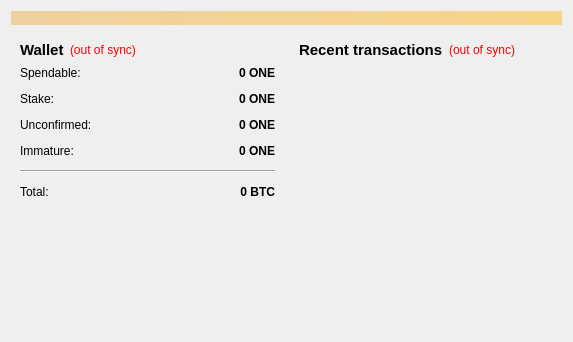
<?xml version="1.0" encoding="UTF-8"?>
<ui version="4.0">
 <class>OverviewPage</class>
 <widget class="QWidget" name="OverviewPage">
  <property name="geometry">
   <rect>
    <x>0</x>
    <y>0</y>
    <width>573</width>
    <height>342</height>
   </rect>
  </property>
  <property name="windowTitle">
   <string>Form</string>
  </property>
  <layout class="QVBoxLayout" name="topLayout">
   <item>
    <widget class="QLabel" name="labelAlerts">
     <property name="visible">
      <bool>false</bool>
     </property>
     <property name="styleSheet">
      <string notr="true">background-color: qlineargradient(x1: 0, y1: 0, x2: 1, y2: 0, stop:0 #F0D0A0, stop:1 #F8D488);  color:#000000
</string>
     </property>
     <property name="wordWrap">
      <bool>true</bool>
     </property>
     <property name="margin">
      <number>3</number>
     </property>
    </widget>
   </item>
   <item>
    <layout class="QHBoxLayout" name="horizontalLayout" stretch="1,1">
     <item>
      <layout class="QVBoxLayout" name="verticalLayout_2">
       <item>
        <widget class="QWidget" name="widget" native="true">
         <layout class="QVBoxLayout" name="verticalLayout_4">
          <item>
           <layout class="QHBoxLayout" name="horizontalLayout_4">
            <item>
             <widget class="QLabel" name="label_5">
              <property name="font">
               <font>
                <pointsize>11</pointsize>
                <weight>75</weight>
                <bold>true</bold>
               </font>
              </property>
              <property name="text">
               <string>Wallet</string>
              </property>
             </widget>
            </item>
            <item>
             <widget class="QLabel" name="labelWalletStatus">
              <property name="toolTip">
               <string>The displayed information may be out of date. Your wallet automatically synchronizes with the Onecoin network after a connection is established, but this process has not completed yet.</string>
              </property>
              <property name="styleSheet">
               <string notr="true">QLabel { color: red; }</string>
              </property>
              <property name="text">
               <string notr="true">(out of sync)</string>
              </property>
              <property name="alignment">
               <set>Qt::AlignLeading|Qt::AlignLeft|Qt::AlignVCenter</set>
              </property>
             </widget>
            </item>
            <item>
             <spacer name="horizontalSpacer_2">
              <property name="orientation">
               <enum>Qt::Horizontal</enum>
              </property>
              <property name="sizeHint" stdset="0">
               <size>
                <width>40</width>
                <height>20</height>
               </size>
              </property>
             </spacer>
            </item>
           </layout>
          </item>
          <item>
           <layout class="QFormLayout" name="formLayout_2">
            <property name="fieldGrowthPolicy">
             <enum>QFormLayout::AllNonFixedFieldsGrow</enum>
            </property>
            <property name="horizontalSpacing">
             <number>12</number>
            </property>
            <property name="verticalSpacing">
             <number>12</number>
            </property>
            <item row="0" column="0">
             <widget class="QLabel" name="label">
              <property name="text">
               <string>Spendable:</string>
              </property>
             </widget>
            </item>
            <item row="0" column="1">
             <widget class="QLabel" name="labelBalance">
              <property name="font">
               <font>
                <weight>75</weight>
                <bold>true</bold>
               </font>
              </property>
              <property name="cursor">
               <cursorShape>IBeamCursor</cursorShape>
              </property>
              <property name="toolTip">
               <string>Your current spendable balance</string>
              </property>
              <property name="text">
               <string notr="true">0 ONE</string>
              </property>
              <property name="alignment">
               <set>Qt::AlignRight|Qt::AlignTrailing|Qt::AlignVCenter</set>
              </property>
              <property name="textInteractionFlags">
               <set>Qt::LinksAccessibleByMouse|Qt::TextSelectableByKeyboard|Qt::TextSelectableByMouse</set>
              </property>
             </widget>
            </item>
            <item row="1" column="0">
             <widget class="QLabel" name="label_6">
              <property name="text">
               <string>Stake:</string>
              </property>
             </widget>
            </item>
            <item row="1" column="1">
             <widget class="QLabel" name="labelStake">
              <property name="font">
               <font>
                <weight>75</weight>
                <bold>true</bold>
               </font>
              </property>
              <property name="cursor">
               <cursorShape>IBeamCursor</cursorShape>
              </property>
              <property name="toolTip">
               <string>Total of coins that was staked, and do not yet count toward the current balance</string>
              </property>
              <property name="text">
               <string notr="true">0 ONE</string>
              </property>
              <property name="alignment">
               <set>Qt::AlignRight|Qt::AlignTrailing|Qt::AlignVCenter</set>
              </property>
              <property name="textInteractionFlags">
               <set>Qt::LinksAccessibleByMouse|Qt::TextSelectableByKeyboard|Qt::TextSelectableByMouse</set>
              </property>
             </widget>
            </item>
            <item row="2" column="0">
             <widget class="QLabel" name="label_3">
              <property name="text">
               <string>Unconfirmed:</string>
              </property>
             </widget>
            </item>
            <item row="2" column="1">
             <widget class="QLabel" name="labelUnconfirmed">
              <property name="font">
               <font>
                <weight>75</weight>
                <bold>true</bold>
               </font>
              </property>
              <property name="cursor">
               <cursorShape>IBeamCursor</cursorShape>
              </property>
              <property name="toolTip">
               <string>Total of transactions that have yet to be confirmed, and do not yet count toward the current balance</string>
              </property>
              <property name="text">
               <string notr="true">0 ONE</string>
              </property>
              <property name="alignment">
               <set>Qt::AlignRight|Qt::AlignTrailing|Qt::AlignVCenter</set>
              </property>
              <property name="textInteractionFlags">
               <set>Qt::LinksAccessibleByMouse|Qt::TextSelectableByKeyboard|Qt::TextSelectableByMouse</set>
              </property>
             </widget>
            </item>
            <item row="3" column="0">
             <widget class="QLabel" name="labelImmatureText">
              <property name="text">
               <string>Immature:</string>
              </property>
             </widget>
            </item>
            <item row="3" column="1">
             <widget class="QLabel" name="labelImmature">
              <property name="font">
               <font>
                <weight>75</weight>
                <bold>true</bold>
               </font>
              </property>
              <property name="toolTip">
               <string>Mined balance that has not yet matured</string>
              </property>
              <property name="text">
               <string notr="true">0 ONE</string>
              </property>
              <property name="alignment">
               <set>Qt::AlignRight|Qt::AlignTrailing|Qt::AlignVCenter</set>
              </property>
              <property name="textInteractionFlags">
               <set>Qt::LinksAccessibleByMouse|Qt::TextSelectableByKeyboard|Qt::TextSelectableByMouse</set>
              </property>
             </widget>
            </item>
            <item row="4" column="0" colspan="2">
             <widget class="Line" name="line">
              <property name="orientation">
               <enum>Qt::Horizontal</enum>
              </property>
             </widget>
            </item>
            <item row="5" column="0">
             <widget class="QLabel" name="labelTotalText">
              <property name="text">
               <string>Total:</string>
              </property>
             </widget>
            </item>
            <item row="5" column="1">
             <widget class="QLabel" name="labelTotal">
              <property name="font">
               <font>
                <weight>75</weight>
                <bold>true</bold>
               </font>
              </property>
              <property name="cursor">
               <cursorShape>IBeamCursor</cursorShape>
              </property>
              <property name="toolTip">
               <string>Your current total balance</string>
              </property>
              <property name="text">
               <string notr="true">0 BTC</string>
              </property>
              <property name="alignment">
               <set>Qt::AlignRight|Qt::AlignTrailing|Qt::AlignVCenter</set>
              </property>
              <property name="textInteractionFlags">
               <set>Qt::LinksAccessibleByMouse|Qt::TextSelectableByKeyboard|Qt::TextSelectableByMouse</set>
              </property>
             </widget>
            </item>
           </layout>
          </item>
         </layout>
        </widget>
       </item>
       <item>
        <spacer name="verticalSpacer">
         <property name="orientation">
          <enum>Qt::Vertical</enum>
         </property>
         <property name="sizeHint" stdset="0">
          <size>
           <width>20</width>
           <height>40</height>
          </size>
         </property>
        </spacer>
       </item>
      </layout>
     </item>
     <item>
      <layout class="QVBoxLayout" name="verticalLayout_3">
       <item>
        <widget class="QWidget" name="widget_2" native="true">
         <layout class="QVBoxLayout" name="verticalLayout">
          <item>
           <layout class="QHBoxLayout" name="horizontalLayout_2">
            <item>
             <widget class="QLabel" name="label_4">
              <property name="font">
               <font>
                <pointsize>11</pointsize>
                <weight>75</weight>
                <bold>true</bold>
               </font>
              </property>
              <property name="text">
               <string>&lt;b&gt;Recent transactions&lt;/b&gt;</string>
              </property>
             </widget>
            </item>
            <item>
             <widget class="QLabel" name="labelTransactionsStatus">
              <property name="toolTip">
               <string>The displayed information may be out of date. Your wallet automatically synchronizes with the Onecoin network after a connection is established, but this process has not completed yet.</string>
              </property>
              <property name="styleSheet">
               <string notr="true">QLabel { color: red; }</string>
              </property>
              <property name="text">
               <string notr="true">(out of sync)</string>
              </property>
              <property name="alignment">
               <set>Qt::AlignRight|Qt::AlignTrailing|Qt::AlignVCenter</set>
              </property>
             </widget>
            </item>
            <item>
             <spacer name="horizontalSpacer">
              <property name="orientation">
               <enum>Qt::Horizontal</enum>
              </property>
              <property name="sizeHint" stdset="0">
               <size>
                <width>40</width>
                <height>20</height>
               </size>
              </property>
             </spacer>
            </item>
           </layout>
          </item>
          <item>
           <widget class="QListView" name="listTransactions">
            <property name="styleSheet">
             <string notr="true">QListView { background: transparent; }</string>
            </property>
            <property name="frameShape">
             <enum>QFrame::NoFrame</enum>
            </property>
            <property name="verticalScrollBarPolicy">
             <enum>Qt::ScrollBarAlwaysOff</enum>
            </property>
            <property name="horizontalScrollBarPolicy">
             <enum>Qt::ScrollBarAlwaysOff</enum>
            </property>
            <property name="selectionMode">
             <enum>QAbstractItemView::NoSelection</enum>
            </property>
           </widget>
          </item>
         </layout>
        </widget>
       </item>
      </layout>
     </item>
    </layout>
   </item>
  </layout>
 </widget>
 <resources/>
 <connections/>
</ui>
